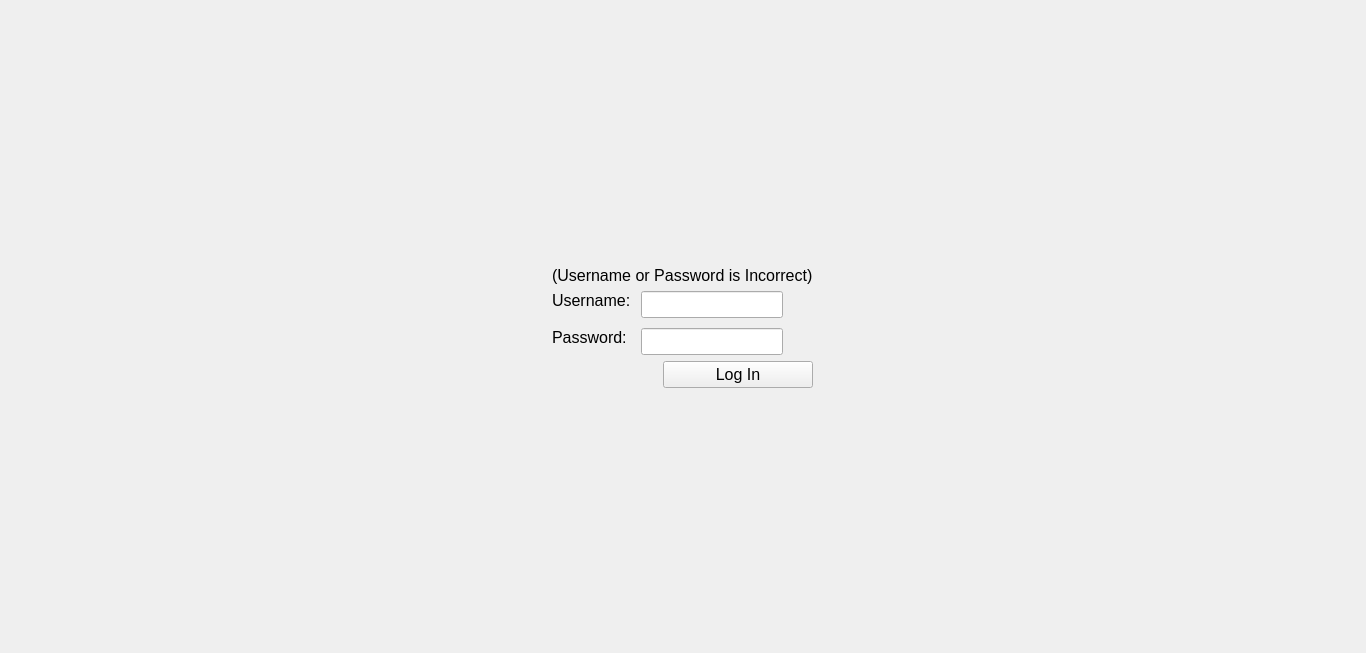
      <widget class="QWidget" name="page_LOGIN">
       <layout class="QGridLayout" name="gridLayout_login">
        <item row="0" column="1">
         <spacer name="verticalSpacer_login">
          <property name="orientation">
           <enum>Qt::Vertical</enum>
          </property>
          <property name="sizeType">
           <enum>QSizePolicy::Expanding</enum>
          </property>
          <property name="sizeHint" stdset="0">
           <size>
            <width>20</width>
            <height>255</height>
           </size>
          </property>
         </spacer>
        </item>
        <item row="1" column="1" colspan="2">
         <widget class="QLabel" name="label_login_error">
          <property name="font">
           <font>
            <pointsize>12</pointsize>
           </font>
          </property>
          <property name="text">
           <string>(Username or Password is Incorrect)</string>
          </property>
         </widget>
        </item>
        <item row="2" column="0">
         <spacer name="horizontalSpacer_login">
          <property name="orientation">
           <enum>Qt::Horizontal</enum>
          </property>
          <property name="sizeType">
           <enum>QSizePolicy::Expanding</enum>
          </property>
          <property name="sizeHint" stdset="0">
           <size>
            <width>541</width>
            <height>20</height>
           </size>
          </property>
         </spacer>
        </item>
        <item row="2" column="1" colspan="2">
         <layout class="QFormLayout" name="formLayout_login">
          <property name="horizontalSpacing">
           <number>10</number>
          </property>
          <property name="verticalSpacing">
           <number>10</number>
          </property>
          <item row="0" column="0">
           <widget class="QLabel" name="label_login_username">
            <property name="sizePolicy">
             <sizepolicy hsizetype="Fixed" vsizetype="Fixed">
              <horstretch>0</horstretch>
              <verstretch>0</verstretch>
             </sizepolicy>
            </property>
            <property name="font">
             <font>
              <pointsize>12</pointsize>
             </font>
            </property>
            <property name="text">
             <string>Username:</string>
            </property>
           </widget>
          </item>
          <item row="0" column="1">
           <widget class="QLineEdit" name="lineEdit_login_username">
            <property name="sizePolicy">
             <sizepolicy hsizetype="Fixed" vsizetype="Fixed">
              <horstretch>0</horstretch>
              <verstretch>0</verstretch>
             </sizepolicy>
            </property>
            <property name="font">
             <font>
              <pointsize>12</pointsize>
             </font>
            </property>
           </widget>
          </item>
          <item row="1" column="0">
           <widget class="QLabel" name="label_login_password">
            <property name="sizePolicy">
             <sizepolicy hsizetype="Fixed" vsizetype="Fixed">
              <horstretch>0</horstretch>
              <verstretch>0</verstretch>
             </sizepolicy>
            </property>
            <property name="font">
             <font>
              <pointsize>12</pointsize>
             </font>
            </property>
            <property name="text">
             <string>Password:</string>
            </property>
           </widget>
          </item>
          <item row="1" column="1">
           <widget class="QLineEdit" name="lineEdit_login_password">
            <property name="sizePolicy">
             <sizepolicy hsizetype="Fixed" vsizetype="Fixed">
              <horstretch>0</horstretch>
              <verstretch>0</verstretch>
             </sizepolicy>
            </property>
            <property name="font">
             <font>
              <pointsize>12</pointsize>
             </font>
            </property>
           </widget>
          </item>
         </layout>
        </item>
        <item row="2" column="3">
         <spacer name="horizontalSpacer_login_2">
          <property name="orientation">
           <enum>Qt::Horizontal</enum>
          </property>
          <property name="sizeType">
           <enum>QSizePolicy::Expanding</enum>
          </property>
          <property name="sizeHint" stdset="0">
           <size>
            <width>542</width>
            <height>20</height>
           </size>
          </property>
         </spacer>
        </item>
        <item row="3" column="2">
         <widget class="QPushButton" name="pushButton_login">
          <property name="sizePolicy">
           <sizepolicy hsizetype="Fixed" vsizetype="Fixed">
            <horstretch>0</horstretch>
            <verstretch>0</verstretch>
           </sizepolicy>
          </property>
          <property name="minimumSize">
           <size>
            <width>150</width>
            <height>0</height>
           </size>
          </property>
          <property name="font">
           <font>
            <pointsize>12</pointsize>
            <weight>50</weight>
            <bold>false</bold>
           </font>
          </property>
          <property name="text">
           <string>Log In</string>
          </property>
         </widget>
        </item>
        <item row="4" column="1">
         <spacer name="verticalSpacer_login_2">
          <property name="orientation">
           <enum>Qt::Vertical</enum>
          </property>
          <property name="sizeType">
           <enum>QSizePolicy::Expanding</enum>
          </property>
          <property name="sizeHint" stdset="0">
           <size>
            <width>20</width>
            <height>254</height>
           </size>
          </property>
         </spacer>
        </item>
       </layout>
      </widget>
